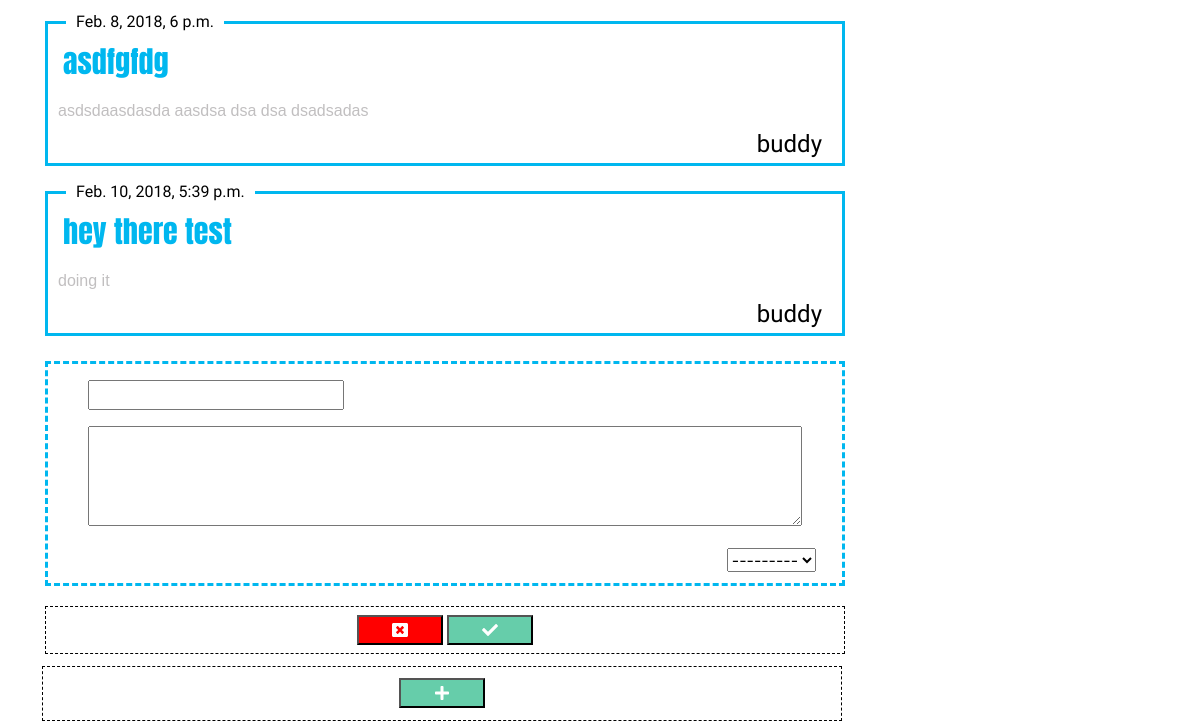
Before: / (lower part) with the older database file.
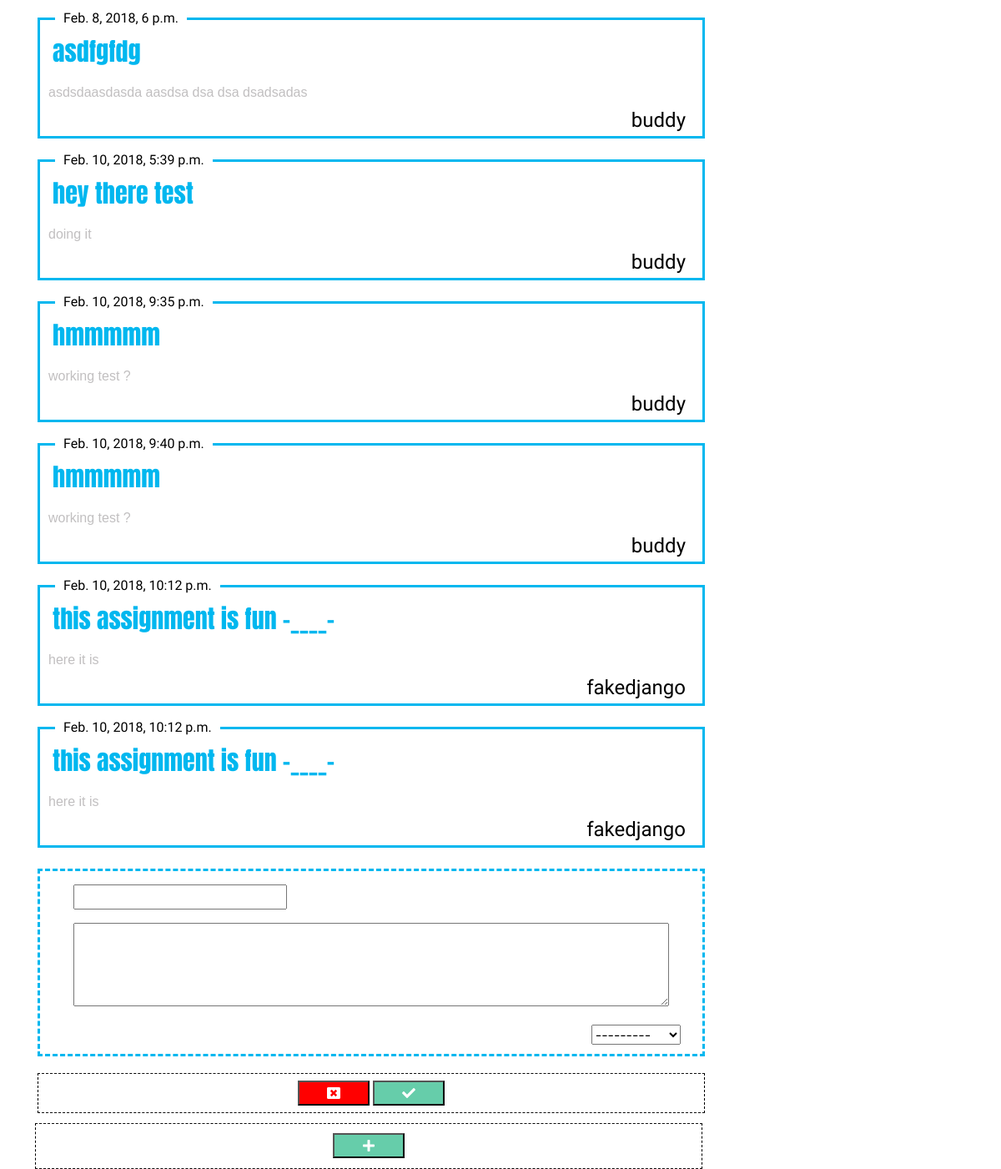
After: the same page with the newer database file.
### billboard_app/models.py (models this page shows, shortened)
@python_2_unicode_compatible
class Post(models.Model):
    published_date = models.DateTimeField(auto_now_add=True)
    title = models.CharField(max_length=150)
    text = models.TextField()
    user_name = models.ForeignKey('auth.User')

### billboard_app/views.py (the view)
# urls.py: url(r'^', views.post_list),
def post_list(request):
    form = PostForm(request.POST or None)
    if form.is_valid():
        instance = form.save(commit=False)
        instance.save()
    posts = Post.objects.filter(published_date__lte=timezone.now()).order_by("published_date")
    return render(request, 'billboard_app/post_list.html', {'posts': posts, "form" :form})

### billboard_app/forms.py
class PostForm(forms.ModelForm):
    class Meta:
        model = Post
        fields = '__all__'

### billboard_app/templates/billboard_app/post_list.html (shortened to what this page needs)
<!doctype html>
<html lang="en">
<head>
    {% load staticfiles %}
    <link rel="stylesheet" href="{% static 'bootstrap/css/bootstrap.min.css' %}">
    <link rel="stylesheet" type="text/css" href="{% static 'css/style.css' %}">
</head>
<body>
    <div class="container">
        {% for post in posts %}
        <div class="row">
            <div class="col-md-12 col-sm-12 col-lg-12 col-xs-12">
                <div id="main-post">
                    <p id="pub-date">{{ post.published_date }}</p>
                    <p id="title">{{ post.title }}</p>
                    <p id="text-body">{{ post.text }}</p>
                    <div id="user-name">{{ post.user_name }}</div>
                </div>
            </div>
        </div>
        {% endfor %}
        <form method="POST" action='' id="main-form">
            <div class="row">
                <div class="col-md-12 col-sm-12 col-lg-12 col-xs-12">
                    {% csrf_token %} {{ form.as_p }}
                </div>
            </div>
            <div class="row">
                <div class="col-md-12 col-sm-12 col-lg-12 col-xs-12 dashed-row">
                    <button id="remove-row" onclick="removeRow();">
                        <i class="fas fa-window-close"></i>
                    </button>
                    <button type="submit" id="submit-btn">
                        <i class="fas fa-check"></i>
                    </button>
                </div>
            </div>
        </form>
            <div class="row">
                <div class="col-md-12 col-sm-12 col-lg-12 col-xs-12 dashed-row">
                    <button id="add-form" onclick="addForm();">
                        <i class="fas fa-plus"></i>
                    </button>
                </div>
            </div>
    </div>
</body>
</html>

Changed rows visible on the page:
added Post: published_date "Feb. 10, 2018, 9:35 p.m.", title "hmmmmm", text "working test ?", user_name "buddy"
added Post: published_date "Feb. 10, 2018, 9:40 p.m.", title "hmmmmm", text "working test ?", user_name "buddy"
added Post: published_date "Feb. 10, 2018, 10:12 p.m.", title "this assignment is fun -____-", text "here it is", user_name "fakedjango"
added Post: published_date "Feb. 10, 2018, 10:12 p.m.", title "this assignment is fun -____-", text "here it is", user_name "fakedjango"
